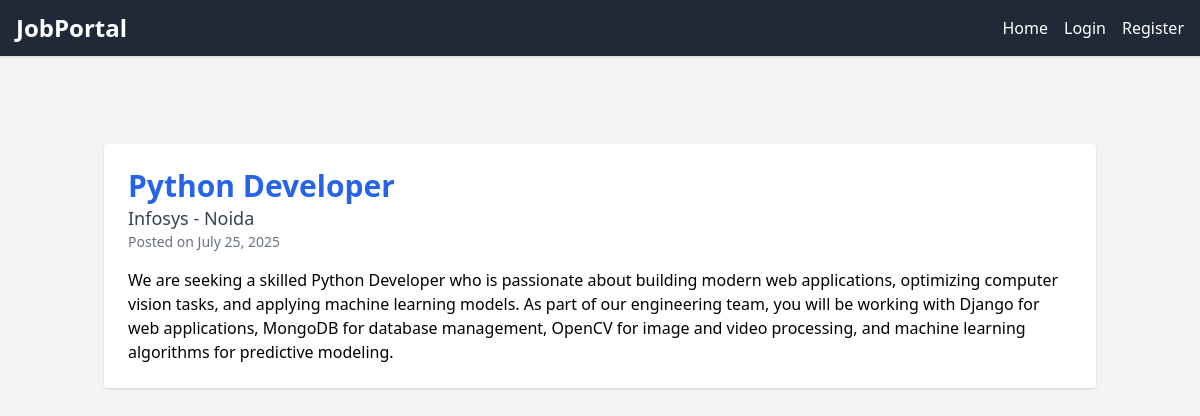
Page /2/ on the committed database.
### jobs/models.py (models this page shows, shortened)
class JobPost(models.Model):
    title = models.CharField(max_length=255)
    company = models.CharField(max_length=255)
    location = models.CharField(max_length=255)
    description = models.TextField()
    posted_at = models.DateTimeField(auto_now_add=True)

### jobs/views.py (the view)
# urls.py: path('<int:pk>/', JobDetailView.as_view(), name='job_detail'),
class JobDetailView(DetailView):
    model = JobPost
    template_name = 'jobs/job_detail.html'
    context_object_name = 'job'

### jobs/templates/jobs/job_detail.html (shortened to what this page needs)
{% extends "base.html" %}
{% block content %}
<div class="bg-white p-6 rounded shadow">
  <h2 class="text-3xl font-bold text-blue-600">{{ job.title }}</h2>
  <p class="text-gray-700 text-lg">{{ job.company }} - {{ job.location }}</p>
  <p class="text-sm text-gray-500">Posted on {{ job.posted_at|date:"F d, Y" }}</p>
  <div class="mt-4">
    <p>{{ job.description }}</p>
  </div>
</div>
{% endblock %}

### rows in the picture
JobPost: title "Python Developer", company "Infosys", location "Noida", posted_at "July 25, 2025", description "We are seeking a skilled Python Developer who is passionate about building modern web applications, optimizing computer vision tasks, and applying machine learning models. As part of our engineering team, you will be working with Django for web applications, MongoDB for database management, OpenCV for image and video processing, and machine learning algorithms for predictive modeling."
